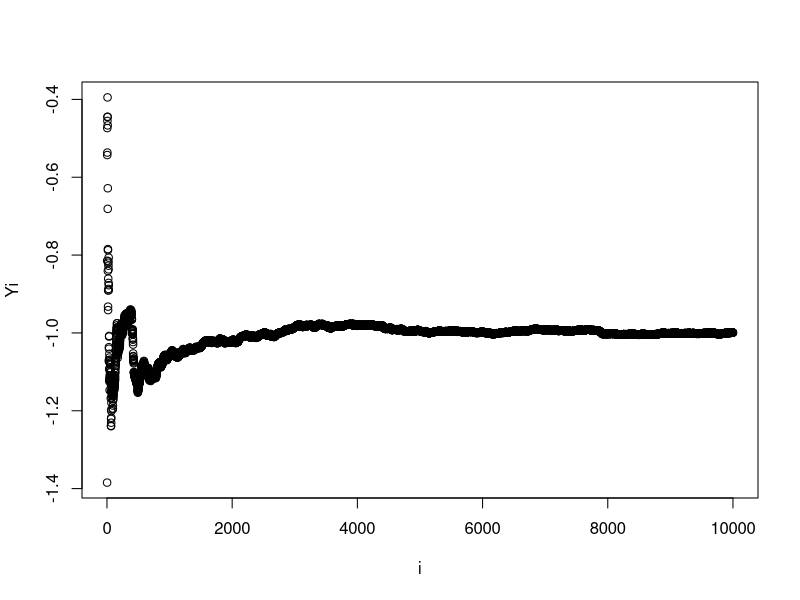
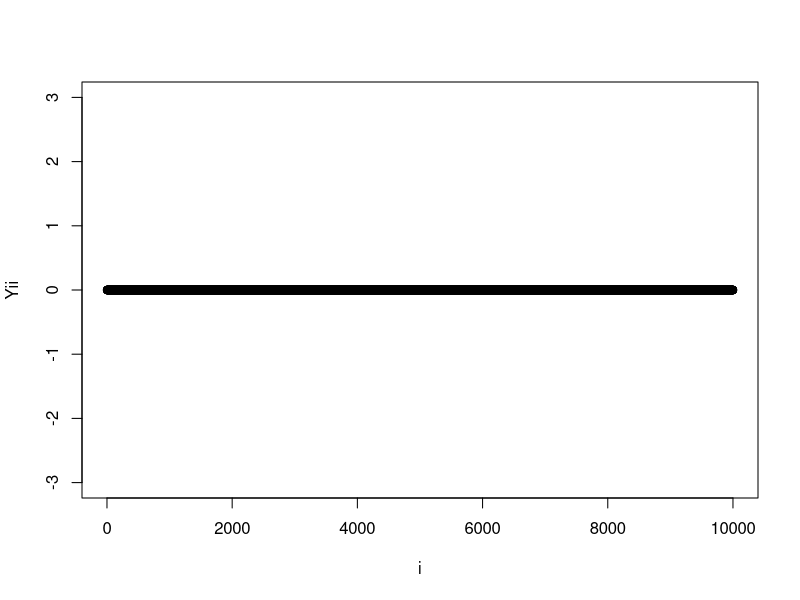
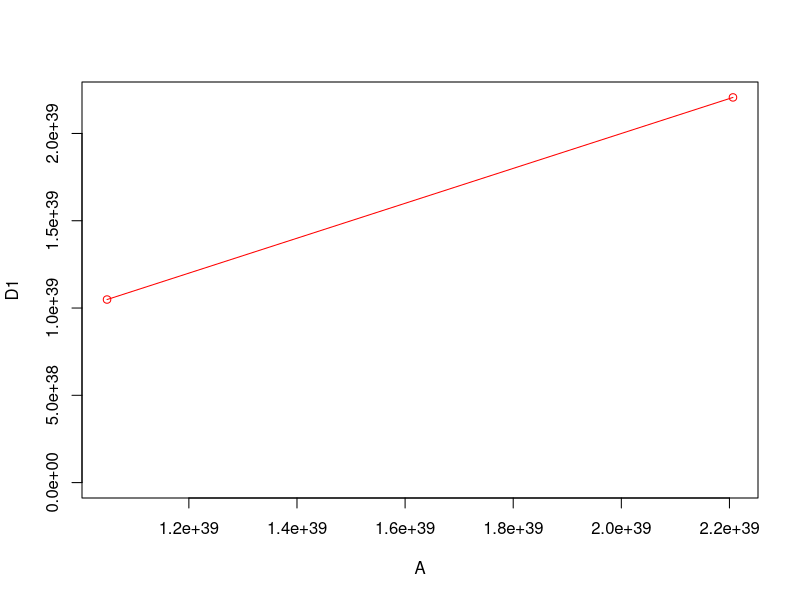
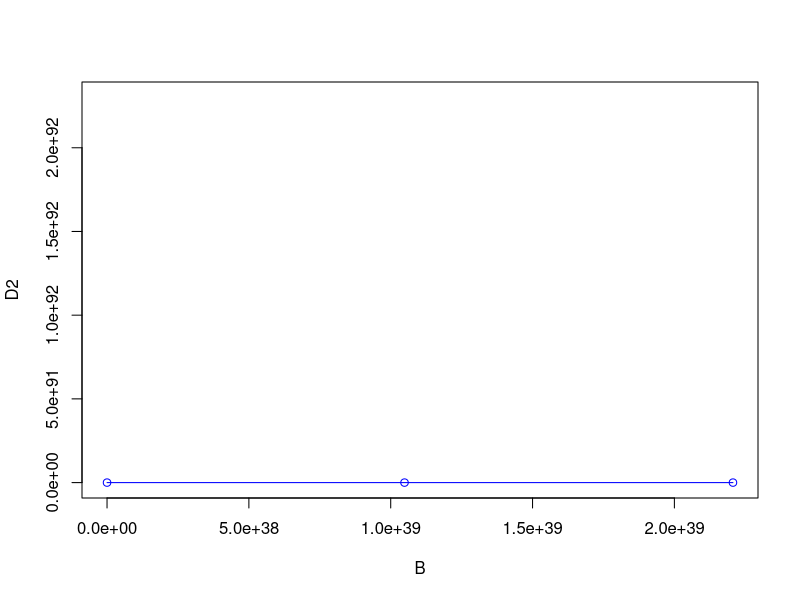
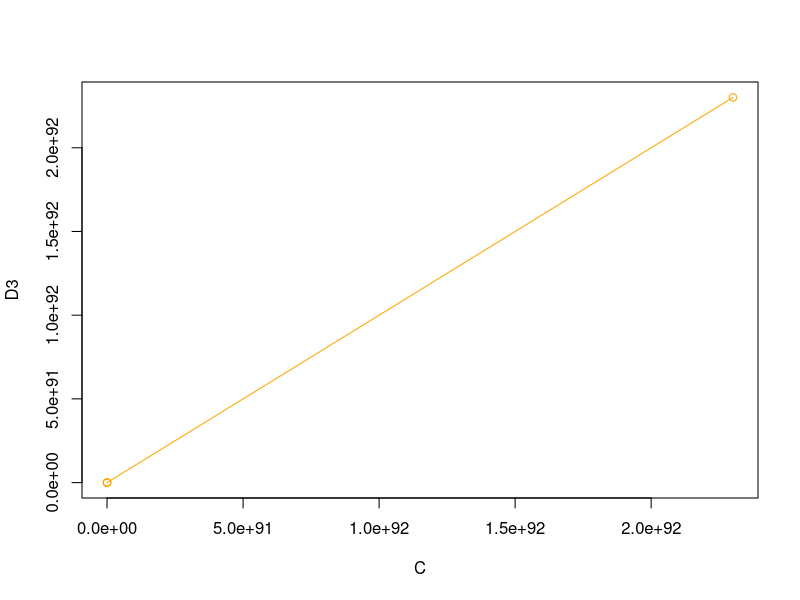

These figures' R source, in order:
## ---- chunk 1
knitr::opts_chunk$set(echo = TRUE, comment = NA)
## ---- chunk 2

# ------------------------------------------------------------------------------
# A1
# ------------------------------------------------------------------------------

## ---- chunk 3
x1 = 1/3 
x2 = 1/4
if ( x1-x2 == 1/12) {
print ("Subtsraction is correct")
}else {
print ( " Substraction is wrong" )
}
## ---- chunk 4
x1 = 1
x2 = 1/2
if ( x1-x2 == 1/2) {
  print ("Subtsraction is correct")
}else {
  print ( " Substraction is wrong" )
}
## ---- chunk 5
x1 = 1/3 
x2 = 1/4
if (isTRUE(all.equal((x1 - x2),1/12))) {
  print ("Subtsraction is correct")
}else {
  print ( " Substraction is wrong" )
}

## ---- chunk 6

# ------------------------------------------------------------------------------
# A2
# ------------------------------------------------------------------------------

## ---- chunk 7
f = function(x){x}

derivative_func = function(f=f,x){
  e = 10^-15
  f1 = (f(x + e) - f(x)) / e
  return(f1)
}
## ---- chunk 8
x1 = derivative_func(f,1)
x1
## ---- chunk 9
x100000 = derivative_func(f,100000)
x100000
## ---- chunk 10

# ------------------------------------------------------------------------------
# A3
# ------------------------------------------------------------------------------

## ---- chunk 11
myvar = function(x){
  n = length(x)
  x2 = 0
  x1 = 0
  for(i in 1:n){
    x2 = x2 + x2^2
    x1 = x1 + x1
  }
  var = 1/(1-n) * (x2 - (1/n) * x1^2)
  return(var)
}
## ---- chunk 12
x = rnorm(10000, mean = 10^8, sd = 1)
## ---- chunk 13
n = length(x)
i = 1:10000
Yi = 0
for( j in 1:n){
  Yi[j] = myvar(x[1:j]) - var(x[1:j])
}
plot(x = i , y = Yi)

## ---- chunk 14
better_var = function(x){
  len = length(x)
  x_bar = rep(mean(x),len)
  v = (sum((x - x_bar)^2 ))/ (len-1)
  return(v)
}

n = length(x)
i = 1:10000
Yii = 0
j=0
for( j in 1:n){
  Yii[j] = better_var(x[1:j]) - var(x[1:j])
}

plot(x = i, y = Yii, ylim = c(-3,3))

## ---- chunk 15

# ------------------------------------------------------------------------------
# A4
# ------------------------------------------------------------------------------

## ---- chunk 16
n = 8
k = 14
prod(1:n)/(prod(1:k)*prod(1:(n-k)))      # A expression
prod((k+1):n)/prod(1:(n-k))              # B expression
prod(((k+1):n)/(1:(n-k)))                # C expression
choose(n,k)
## ---- chunk 17
n = 8
k = 8
prod(1:n)/(prod(1:k)*prod(1:(n-k)))      # A expression
prod((k+1):n)/prod(1:(n-k))              # B expression
prod(((k+1):n)/(1:(n-k)))                # C expression
choose(n,k)
## ---- chunk 18
n = 10
k = -12
prod(1:n)/(prod(1:k)*prod(1:(n-k)))      # A expression
prod((k+1):n)/prod(1:(n-k))              # B expression
prod(((k+1):n)/(1:(n-k)))                # C expression
choose(n,k)
## ---- chunk 19
n = c(148, 148, 200, 320, 1500)
k = c(101, 100, 179, 191, 990)
i = 0
for(i in 1:5){
A = prod(1:n[i])/(prod(1:k[i])*prod(1:(n[i]-k[i])))
B = prod((k[i]+1):n[i])/prod(1:(n[i]-k[i]))
C = prod(((k[i]+1):n[i])/(1:(n[i]-k[i])))
D = choose(n[i], k[i])
print(A)
print(B)
print(C)
print(D)
}
## ---- chunk 20
A = c(1.048632e+39, 2.206498e+39, NaN)                        
B = c(1.048632e+39, 2.206498e+39, 1.383075e+28, NaN)                                                                    
C = c(1.048632e+39, 2.206498e+39, 1.383075e+28, 2.300721e+92, Inf)
D1 = c(1.048632e+39, 2.206498e+39, 1.383075e+28)
D2 = c(1.048632e+39, 2.206498e+39, 1.383075e+28, 2.300721e+92) 
D3 = c(1.048632e+39, 2.206498e+39, 1.383075e+28, 2.300721e+92, Inf)
plot(A, D1, type = "o", col = "red")
plot(B, D2, type = "o", col = "blue")
plot(C, D3, type = "o", col = "orange")
## ---- chunk 21
n = 199
k = 197
prod(1:n)/(prod(1:k)*prod(1:(n-k)))      # A expression
prod((k+1):n)/prod(1:(n-k))              # B expression
prod(((k+1):n)/(1:(n-k)))                # C expression
choose(n,k)
## ---- chunk 22
n = 199
k = 19
prod(1:n)/(prod(1:k)*prod(1:(n-k)))      # A expression
prod((k+1):n)/prod(1:(n-k))              # B expression
prod(((k+1):n)/(1:(n-k)))                # C expression
choose(n,k)
## ---- chunk 23
n = 10037
k = 997
prod(1:n)/(prod(1:k)*prod(1:(n-k)))      # A expression
prod((k+1):n)/prod(1:(n-k))              # B expression
prod(((k+1):n)/(1:(n-k)))                # C expression
choose(n,k)
